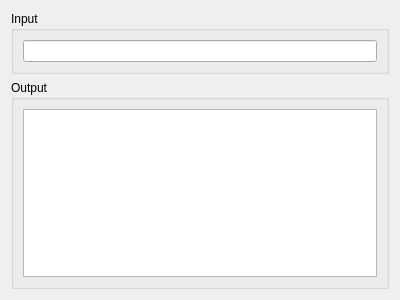
<?xml version="1.0" encoding="UTF-8"?>
<ui version="4.0">
 <class>Form</class>
 <widget class="QWidget" name="Form">
  <property name="geometry">
   <rect>
    <x>0</x>
    <y>0</y>
    <width>400</width>
    <height>300</height>
   </rect>
  </property>
  <property name="windowTitle">
   <string>Form</string>
  </property>
  <layout class="QGridLayout" name="gridLayout">
   <item row="1" column="0">
    <widget class="QGroupBox" name="groupBox_2">
     <property name="title">
      <string>Output</string>
     </property>
     <layout class="QHBoxLayout" name="horizontalLayout_2">
      <item>
       <widget class="QTextBrowser" name="textBrowser"/>
      </item>
     </layout>
    </widget>
   </item>
   <item row="0" column="0">
    <widget class="QGroupBox" name="groupBox">
     <property name="title">
      <string>Input</string>
     </property>
     <layout class="QHBoxLayout" name="horizontalLayout">
      <item>
       <widget class="QLineEdit" name="lineEdit"/>
      </item>
     </layout>
    </widget>
   </item>
  </layout>
 </widget>
 <resources/>
 <connections/>
</ui>
